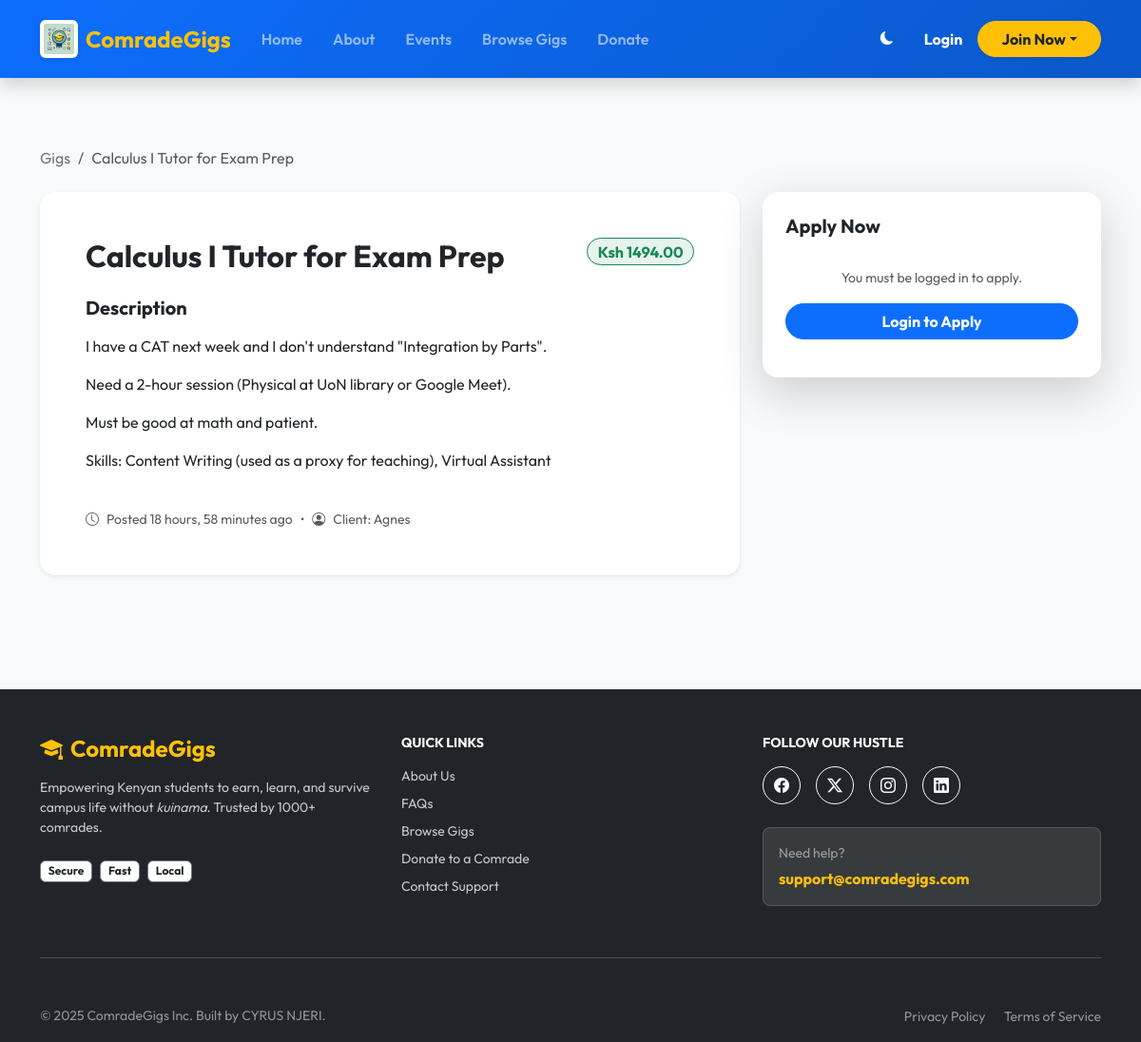
/gigs/8/, run on the app's committed database.
### myapp/models.py (models this page shows, shortened)
class Job(models.Model):
    STATUS_CHOICES = (
        ('open', 'Open'),
        ('review', 'Under Review'),
        ('assigned', 'In Progress'),
        ('completed', 'Completed'),
        ('cancelled', 'Cancelled'),
    )
    client = models.ForeignKey(User, on_delete=models.CASCADE, related_name='posted_jobs')
    assigned_to = models.ForeignKey(User, on_delete=models.SET_NULL, null=True, blank=True, related_name='assigned_jobs')
    title = models.CharField(max_length=200)
    description = models.TextField()
    required_skills = models.ManyToManyField(Skill, blank=True)
    budget = models.DecimalField(max_digits=10, decimal_places=2)
    deadline = models.DateTimeField(null=True, blank=True)
    status = models.CharField(max_length=20, choices=STATUS_CHOICES, default='review')
    created_at = models.DateTimeField(auto_now_add=True)
    completed_at = models.DateTimeField(null=True, blank=True)

class User(AbstractUser):
    role = models.CharField(max_length=10, choices=ROLE_CHOICES, default='student')
    is_verified = models.BooleanField(default=False)
    phone_number = models.CharField(max_length=15, blank=True, null=True, help_text="Required for M-Pesa")
    profile_image = models.ImageField(upload_to='profiles/', blank=True, null=True)

### myapp/views.py (the view, shortened to what this page needs)
# urls.py: path('gigs/<int:pk>/', views.job_detail, name='job_detail'),
def job_detail(request, pk):
    job = get_object_or_404(Job, pk=pk)
    return render(request, 'student/job_detail.html', {'job': job})

### myapp/templates/student/job_detail.html (shortened to what this page needs)
{% extends "base.html" %}
{% load static %}
{% block content %}
<div class="container py-5">
  <nav aria-label="breadcrumb" class="mb-4">
    <ol class="breadcrumb small">
      <li class="breadcrumb-item"><a href="{% url 'myapp:job_list' %}" class="text-decoration-none text-secondary">Gigs</a></li>
      <li class="breadcrumb-item active" aria-current="page">{{ job.title }}</li>
    </ol>
  </nav>
  <div class="row g-4">
    <div class="col-lg-8">
      <div class="card border-0 shadow-sm rounded-4 p-4 p-lg-5 mb-4">
        <div class="d-flex justify-content-between align-items-start mb-4">
          <h1 class="fw-bold h2 mb-0 text-dark">{{ job.title }}</h1>
          <span class="badge bg-success bg-opacity-10 text-success border border-success rounded-pill fs-6">
            Ksh {{ job.budget }}
          </span>
        </div>
        <div class="mb-4">
          <h5 class="fw-bold text-dark">Description</h5>
          <p class="text-secondary" style="line-height: 1.7;">
            {{ job.description|linebreaks }}
          </p>
        </div>
        <div class="d-flex align-items-center text-muted small">
          <i class="bi bi-clock me-2"></i> Posted {{ job.created_at|timesince }} ago
          <span class="mx-2">&bull;</span>
          <i class="bi bi-person-circle me-2"></i> Client: {{ job.client.username|title }}
        </div>
      </div>
    </div>
    <div class="col-lg-4">
      <div class="card border-0 shadow-lg rounded-4 position-sticky" style="top: 100px;">
        <div class="card-body p-4">
          <h5 class="fw-bold text-dark mb-3">Apply Now</h5>
          {% if not user.is_authenticated %}
            <div class="text-center py-3">
              <p class="small text-muted">You must be logged in to apply.</p>
              <a href="{% url 'myapp:login' %}?next={{ request.path }}" class="btn btn-primary w-100 rounded-pill fw-bold">
                Login to Apply
              </a>
            </div>
          {% elif user.role != 'student' %}
             <div class="alert alert-warning small mb-0">
               Only <strong>Student Accounts</strong> can apply for gigs. You are logged in as a {{ user.get_role_display }}.
             </div>
          {% endif %}
        </div>
      </div>
    </div>
  </div>
</div>
{% endblock %}

### myapp/templates/base.html (style rules this page uses)
:root { --comrade-blue: #0d6efd; --comrade-gold: #ffc107; --comrade-dark-bg: #0d1117; --comrade-card-bg: #161b22; }
body { font-family: 'Outfit', sans-serif; }
body, .card, .navbar, .btn { transition: background-color 0.3s ease, color 0.3s ease, border-color 0.3s ease; }

### data on the page
Job: title "Calculus I Tutor for Exam Prep", budget "1494.00", description "I have a CAT next week and I don't understand \"Integration by Parts\". Need a 2-hour session (Physical at UoN library or Google Meet). Must be good at math and patient. Skills: Content Writing (used as a proxy for teaching), Virtual Assistant", created_at "18 hours, 58 minutes", client.username "Agnes"
